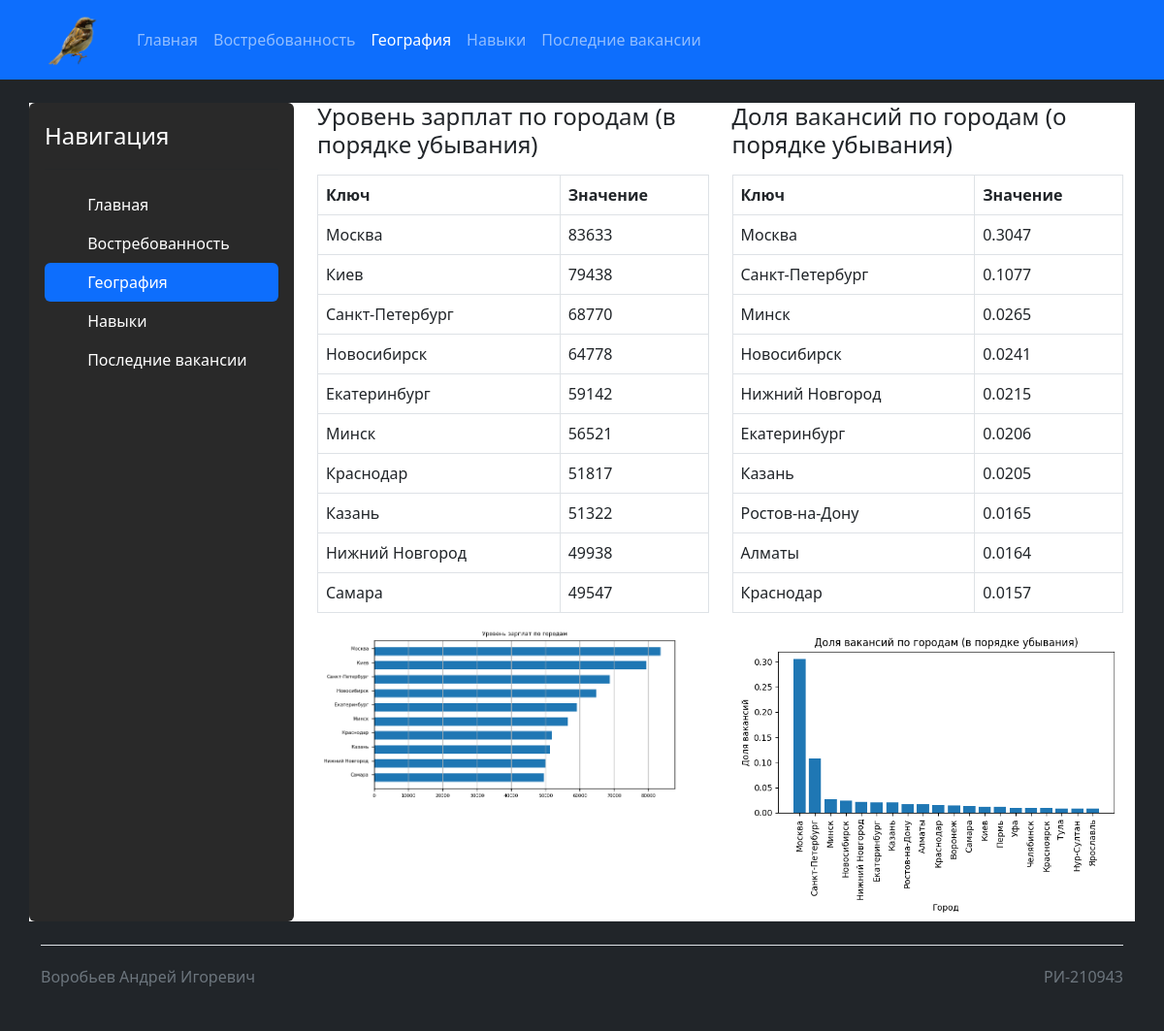
Page /geography/ on the committed database.
### vacancies/models.py (models this page shows, shortened)
class Type(models.Model):
    name = models.CharField(max_length=255, verbose_name='Название вида')
    class Meta:
        verbose_name = 'Вид'
        verbose_name_plural = 'Виды'

class Stats(models.Model):
    key = models.CharField(max_length=255, verbose_name='Ключ')
    value = models.CharField(max_length=255, verbose_name='Значение')
    type = models.ForeignKey(Type, on_delete=models.CASCADE)
    class Meta:
        verbose_name = 'Статистика'
        verbose_name_plural = 'Статистика'

class Image(models.Model):
    url = models.FileField()
    type = models.ForeignKey(Type, on_delete=models.CASCADE)
    def __str__(self):
        return self.url.url
    class Meta:
        verbose_name = 'Изображение'
        verbose_name_plural = 'Изображения'

### vacancies/views.py (the view)
# urls.py: path('geography/', geography, name='geography'),
def geography(request: HttpRequest) -> HttpResponse:
    return render(request, 'vacancies/geography.html', {
        'title': links[2]['title'],
        'links': links,
        'types': Type.objects.all(),
    })

### templates/vacancies/geography.html
{% extends 'vacancies/layouts/sample.html' %}
{% block content %}
    <div class="row">
        <div class="col-12 col-sm-6">
            <h4 class="mb-3">{{ types.4.name }}</h4>
            <table class="table table-bordered">
            <thead>
            <tr>
                <th>Ключ</th>
                <th>Значение</th>
            </tr>
            </thead>
            <tbody>
            {% for stat in types.4.stats_set.all %}
                <tr>
                <td>{{ stat.key }}</td>
                <td>{{ stat.value }}</td>
                </tr>
            {% endfor %}
            </tbody>
            </table>
            <img src="{{ types.4.image_set.first }}" alt="">
        </div>
        <div class="col-12 col-sm-6">
            <h4 class="mb-3">{{ types.5.name }}</h4>
            <table class="table table-bordered">
            <thead>
            <tr>
                <th>Ключ</th>
                <th>Значение</th>
            </tr>
            </thead>
            <tbody>
            {% for stat in types.5.stats_set.all %}
                <tr>
                <td>{{ stat.key }}</td>
                <td>{{ stat.value }}</td>
                </tr>
            {% endfor %}
            </tbody>
            </table>
            <img src="{{ types.5.image_set.first }}" alt="">
        </div>
    </div>
{% endblock %}

### templates/vacancies/layouts/sample.html (shortened to what this page needs)
{% load static %}
<!doctype html>
<html lang="ru">
<head>
    <link rel="stylesheet" href="{% static 'vacancies/css/styles.css' %}">
    <link rel="stylesheet" href="https://cdn.jsdelivr.net/npm/bootstrap@5.2.3/dist/css/bootstrap.min.css"
>
</head>
<body style="
    background-color: currentcolor;
">
<div class="wrapper">
    <header style="background-color: white !important;">
        <nav style="background-color: #0d6efd !important;" class="navbar navbar-expand navbar-dark bg-dark" aria-label="Second navbar example">
            <div class="container">
                <a class="navbar-brand" href="{% url 'home' %}"><img style="width: 75px;" src="{% static 'vacancies/images/logo.png' %}" alt="Sparrow"></a>
                <div class="collapse navbar-collapse">
                    <ul class="navbar-nav me-auto">
                        {% with request.resolver_match.url_name as url_name %}
                            {% for link in links %}
                                <li class="nav-item">
                                    <a class="nav-link {% if url_name == link.name %}active{% endif %}" aria-current="page" href="{% url link.name %}">{{ link.title }}</a>
                                </li>
                            {% endfor %}
                        {% endwith %}
                    </ul>
                </div>
            </div>
        </nav>
    </header>
    <main class="mt-4">
        <div class="container" style="background-color: white;">
            <div class="row">
                <div class="col-3" style="padding-left: 0;">
                    <div style="height: 100%; background-color: #292929 !important;" class="d-flex flex-column flex-shrink-0 p-3 bg-light rounded">
                        <a href="/" class="d-flex align-items-center mb-3 mb-md-0 me-md-auto link-dark text-decoration-none">
                           <span style="color: white;" class="fs-4">Навигация</span>
                        </a>
                        <hr>
                        <ul class="nav nav-pills flex-column mb-auto">
                            {% with request.resolver_match.url_name as url_name %}
                                {% for link in links %}
                                  <li class="nav-item">
                                    <a style="color: white;" href="{% url link.name %}" class="nav-link {% if url_name == link.name %}active{% endif %}" aria-current="page">
                                      <svg class="bi pe-none me-2" width="16" height="16"><use xlink:href="#home"></use></svg>
                                      {{ link.title }}
                                    </a>
                                  </li>
                                {% endfor %}
                            {% endwith %}
                        </ul>
                  </div>
                </div>
                <div class="col-9">
                    {% block content %}
                    {% endblock %}
                </div>
            </div>
        </div>
    </main>
    <div class="container" >
        <footer class="d-flex flex-wrap justify-content-between align-items-center py-3 my-4 border-top">
            <p class="col-md-4 mb-0 text-muted">Воробьев Андрей Игоревич</p>
            <a href="/"
               class="col-md-4 d-flex align-items-center justify-content-center mb-3 mb-md-0 me-md-auto link-dark text-decoration-none">
                <svg class="bi me-2" width="40" height="32">
                    <use xlink:href="#bootstrap"></use>
                </svg>
            </a>
            <span class="text-muted">РИ-210943</span>
        </footer>
    </div>
</div>
</body>
</html>

### vacancies/static/vacancies/css/styles.css (style rules this page uses)
.wrapper { display: grid; grid-template-rows: min-content 1fr min-content; min-height: 100vh; }
.wrapper > * { min-width: 0; }
.wrapper img { max-width: 100%; }

### rows in the picture
Type: name "Уровень зарплат по городам (в порядке убывания)", id.url (picture)
Stats: key "Москва", value "83633"
Stats: key "Киев", value "79438"
Stats: key "Санкт-Петербург", value "68770"
Stats: key "Новосибирск", value "64778"
Stats: key "Екатеринбург", value "59142"
Stats: key "Минск", value "56521"
Stats: key "Краснодар", value "51817"
Stats: key "Казань", value "51322"
Stats: key "Нижний Новгород", value "49938"
Stats: key "Самара", value "49547"
Type: name "Доля вакансий по городам (о порядке убывания)", id.url (picture)
Stats: key "Москва", value "0.3047"
Stats: key "Санкт-Петербург", value "0.1077"
Stats: key "Минск", value "0.0265"
Stats: key "Новосибирск", value "0.0241"
Stats: key "Нижний Новгород", value "0.0215"
Stats: key "Екатеринбург", value "0.0206"
Stats: key "Казань", value "0.0205"
Stats: key "Ростов-на-Дону", value "0.0165"
Stats: key "Алматы", value "0.0164"
Stats: key "Краснодар", value "0.0157"

### other values in the picture
{{ link.title }} "Главная" "Востребованность" "География" "Навыки" "Последние вакансии"
